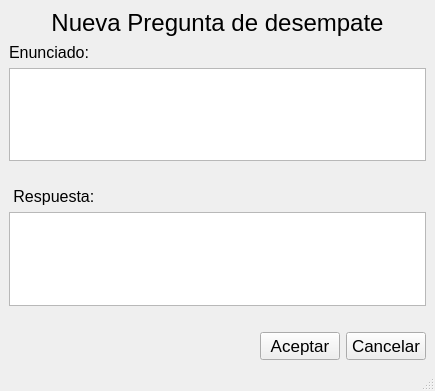
<?xml version="1.0" encoding="UTF-8"?>
<ui version="4.0">
 <class>MainWindow</class>
 <widget class="QMainWindow" name="MainWindow">
  <property name="geometry">
   <rect>
    <x>0</x>
    <y>0</y>
    <width>435</width>
    <height>391</height>
   </rect>
  </property>
  <property name="windowTitle">
   <string>MainWindow</string>
  </property>
  <widget class="QWidget" name="centralwidget">
   <layout class="QVBoxLayout" name="verticalLayout_2">
    <item>
     <layout class="QVBoxLayout" name="verticalLayout_3">
      <item>
       <widget class="QLabel" name="label">
        <property name="font">
         <font>
          <pointsize>9</pointsize>
         </font>
        </property>
        <property name="text">
         <string>&lt;html&gt;&lt;head/&gt;&lt;body&gt;&lt;p align=&quot;center&quot;&gt;&lt;span style=&quot; font-size:18pt;&quot;&gt;Nueva Pregunta de desempate&lt;/span&gt;&lt;/p&gt;&lt;/body&gt;&lt;/html&gt;</string>
        </property>
       </widget>
      </item>
     </layout>
    </item>
    <item>
     <layout class="QVBoxLayout" name="verticalLayout">
      <item>
       <widget class="QLabel" name="label_2">
        <property name="font">
         <font>
          <pointsize>12</pointsize>
         </font>
        </property>
        <property name="text">
         <string>Enunciado:</string>
        </property>
       </widget>
      </item>
      <item>
       <widget class="QListView" name="listView_2"/>
      </item>
      <item>
       <spacer name="horizontalSpacer_3">
        <property name="orientation">
         <enum>Qt::Orientation::Horizontal</enum>
        </property>
        <property name="sizeHint" stdset="0">
         <size>
          <width>40</width>
          <height>20</height>
         </size>
        </property>
       </spacer>
      </item>
      <item>
       <widget class="QLabel" name="label_7">
        <property name="font">
         <font>
          <pointsize>12</pointsize>
         </font>
        </property>
        <property name="text">
         <string> Respuesta:</string>
        </property>
       </widget>
      </item>
      <item>
       <widget class="QListView" name="listView_7"/>
      </item>
      <item>
       <spacer name="horizontalSpacer_2">
        <property name="orientation">
         <enum>Qt::Orientation::Horizontal</enum>
        </property>
        <property name="sizeHint" stdset="0">
         <size>
          <width>40</width>
          <height>20</height>
         </size>
        </property>
       </spacer>
      </item>
     </layout>
    </item>
    <item>
     <layout class="QHBoxLayout" name="horizontalLayout">
      <item>
       <spacer name="horizontalSpacer">
        <property name="orientation">
         <enum>Qt::Orientation::Horizontal</enum>
        </property>
        <property name="sizeHint" stdset="0">
         <size>
          <width>40</width>
          <height>20</height>
         </size>
        </property>
       </spacer>
      </item>
      <item>
       <widget class="QPushButton" name="pushButton_12">
        <property name="font">
         <font>
          <pointsize>13</pointsize>
         </font>
        </property>
        <property name="text">
         <string>Aceptar</string>
        </property>
       </widget>
      </item>
      <item>
       <widget class="QPushButton" name="pushButton_13">
        <property name="font">
         <font>
          <pointsize>13</pointsize>
         </font>
        </property>
        <property name="text">
         <string>Cancelar</string>
        </property>
       </widget>
      </item>
     </layout>
    </item>
   </layout>
  </widget>
  <widget class="QStatusBar" name="statusbar"/>
 </widget>
 <resources/>
 <connections/>
</ui>
